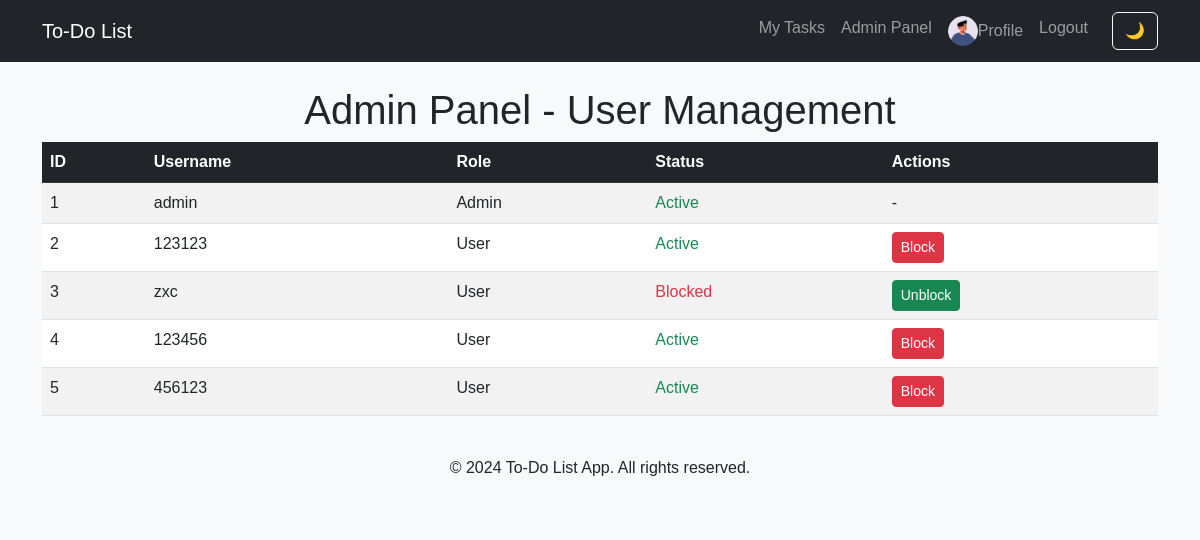
Page /admin (signed in) on the earlier database version.
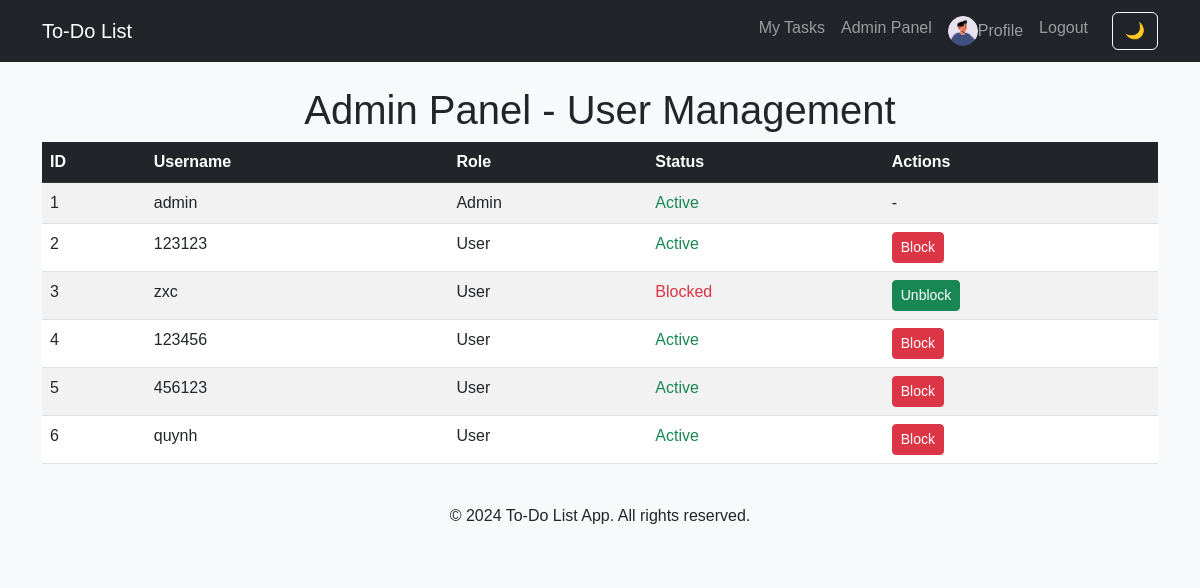
Same page on the later database version.
### models.py (models this page shows)
class User(UserMixin, db.Model):
    __tablename__ = "user"  # ✅ Định danh bảng tránh xung đột
    id = db.Column(db.Integer, primary_key=True)
    username = db.Column(db.String(100), unique=True, nullable=False)
    password = db.Column(db.String(200), nullable=False)
    is_admin = db.Column(db.Boolean, default=False)
    is_blocked = db.Column(db.Boolean, default=False)
    avatar = db.Column(db.String(255), default="default_avatar.png")
    tasks = db.relationship('Task', backref='user', lazy=True)

### app.py (the view)
@app.route('/admin')
@login_required
def admin():
    if not current_user.is_admin:
        flash("Bạn không có quyền truy cập!", "danger")
        return redirect(url_for('index'))
    users = User.query.all()
    return render_template('admin.html', users=users)

### app.py (called while the page is built)
@login_manager.user_loader
def load_user(user_id):
    return User.query.get(int(user_id))

### templates/admin.html (shortened to what this page needs)
{% extends 'base.html' %}
{% block content %}
<h1 class="text-center">Admin Panel - User Management</h1>
<table class="table table-striped">
    <thead class="table-dark">
        <tr>
            <th>ID</th>
            <th>Username</th>
            <th>Role</th>
            <th>Status</th>
            <th>Actions</th>
        </tr>
    </thead>
    <tbody>
        {% for user in users %}
        <tr>
            <td>{{ user.id }}</td>
            <td>{{ user.username }}</td>
            <td>{% if user.is_admin %}Admin{% else %}User{% endif %}</td>
            <td>{% if user.is_blocked %}<span class="text-danger">Blocked</span>{% else %}<span class="text-success">Active</span>{% endif %}</td>
            <td>
                {% if not user.is_admin %}
                    <a href="{{ url_for('toggle_block', user_id=user.id) }}" class="btn btn-sm {% if user.is_blocked %}btn-success{% else %}btn-danger{% endif %}">
                        {% if user.is_blocked %}Unblock{% else %}Block{% endif %}
                    </a>
                {% else %}
                    <span>-</span>
                {% endif %}
            </td>
        </tr>
        {% endfor %}
    </tbody>
</table>
{% endblock %}

### templates/base.html (shortened to what this page needs)
<!DOCTYPE html>
<html lang="en">
<head>
    <link rel="stylesheet" href="https://cdn.jsdelivr.net/npm/bootstrap@5.3.0/dist/css/bootstrap.min.css">
    <link rel="stylesheet" href="{{ url_for('static', filename='css/styles.css') }}">
</head>
<body data-theme="light">
    <nav class="navbar navbar-expand-lg navbar-dark bg-dark">
        <div class="container">
            <a class="navbar-brand" href="{{ url_for('index') }}">To-Do List</a>
            <div class="collapse navbar-collapse" id="navbarNav">
                <ul class="navbar-nav ms-auto">
                    {% if current_user.is_authenticated %}
                        <li class="nav-item"><a class="nav-link" href="{{ url_for('my_tasks') }}">My Tasks</a></li>
                        {% if current_user.is_admin %}
                            <li class="nav-item"><a class="nav-link" href="{{ url_for('admin') }}">Admin Panel</a></li>
                        {% endif %}
                        <li class="nav-item">
                            <a class="nav-link d-flex align-items-center" href="{{ url_for('profile') }}">
                                <img src="{{ url_for('static', filename='uploads/avatars/' + (current_user.avatar or 'default_avatar.png')) }}"
                                alt="Avatar" class="rounded-circle" width="30" height="30">
                                Profile
                            </a>
                        </li>
                        <li class="nav-item"><a class="nav-link" href="{{ url_for('logout') }}">Logout</a></li>
                    {% else %}
                        <li class="nav-item"><a class="nav-link" href="{{ url_for('login') }}">Login</a></li>
                        <li class="nav-item"><a class="nav-link" href="{{ url_for('register') }}">Register</a></li>
                    {% endif %}
                </ul>
                <button class="btn btn-outline-light ms-3" onclick="toggleTheme()">🌙</button>
            </div>
        </div>
    </nav>
    <div class="container mt-4">
        {% block content %}{% endblock %}
    </div>
    <footer class="text-center py-3 mt-4 bg-light">
        <p>© 2024 To-Do List App. All rights reserved.</p>
    </footer>
</body>
</html>

### static/css/styles.css (style rules this page uses)
body { font-family: Arial, sans-serif; }
.navbar { margin-bottom: 20px; }
body[data-theme="light"] { background-color: #f8f9fa; color: #212529; }
.navbar { transition: background-color 0.3s ease; }

Differences in the rows shown:
added User: id "6", username "quynh", is_admin "User", is_blocked "Active"
